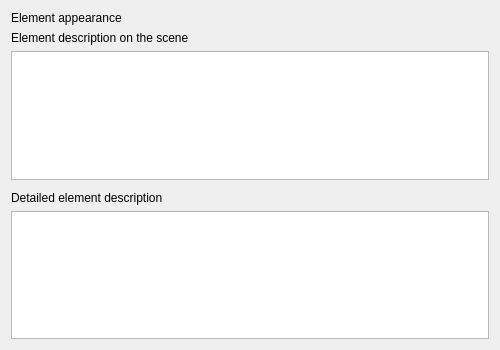
<?xml version="1.0" encoding="UTF-8"?>
<ui version="4.0">
 <class>CreateCmdlineBasedWorkerWizardElementAppearancePage</class>
 <widget class="QWizardPage" name="CreateCmdlineBasedWorkerWizardElementAppearancePage">
  <property name="geometry">
   <rect>
    <x>0</x>
    <y>0</y>
    <width>500</width>
    <height>350</height>
   </rect>
  </property>
  <property name="windowTitle">
   <string>WizardPage</string>
  </property>
  <layout class="QVBoxLayout" name="verticalLayout">
   <item>
    <widget class="QLabel" name="lblTitle">
     <property name="text">
      <string>Element appearance</string>
     </property>
    </widget>
   </item>
   <item>
    <widget class="QWidget" name="descriptionContainer" native="true">
     <layout class="QVBoxLayout" name="verticalLayout_3">
      <property name="leftMargin">
       <number>0</number>
      </property>
      <property name="topMargin">
       <number>0</number>
      </property>
      <property name="rightMargin">
       <number>0</number>
      </property>
      <property name="bottomMargin">
       <number>0</number>
      </property>
      <item>
       <widget class="QLabel" name="lblDescription">
        <property name="text">
         <string>Element description on the scene</string>
        </property>
       </widget>
      </item>
      <item>
       <widget class="QTextEdit" name="teDescription">
        <property name="sizeAdjustPolicy">
         <enum>QAbstractScrollArea::AdjustToContentsOnFirstShow</enum>
        </property>
        <property name="acceptRichText">
         <bool>true</bool>
        </property>
       </widget>
      </item>
     </layout>
    </widget>
   </item>
   <item>
    <spacer name="verticalSpacer">
     <property name="orientation">
      <enum>Qt::Vertical</enum>
     </property>
     <property name="sizeType">
      <enum>QSizePolicy::Fixed</enum>
     </property>
     <property name="sizeHint" stdset="0">
      <size>
       <width>20</width>
       <height>5</height>
      </size>
     </property>
    </spacer>
   </item>
   <item>
    <widget class="QWidget" name="prompterContainer" native="true">
     <layout class="QVBoxLayout" name="verticalLayout_2">
      <property name="leftMargin">
       <number>0</number>
      </property>
      <property name="topMargin">
       <number>0</number>
      </property>
      <property name="rightMargin">
       <number>0</number>
      </property>
      <property name="bottomMargin">
       <number>0</number>
      </property>
      <item>
       <widget class="QLabel" name="lblPrompter">
        <property name="text">
         <string>Detailed element description</string>
        </property>
       </widget>
      </item>
      <item>
       <widget class="QTextEdit" name="tePrompter">
        <property name="sizeAdjustPolicy">
         <enum>QAbstractScrollArea::AdjustToContentsOnFirstShow</enum>
        </property>
        <property name="html">
         <string>&lt;!DOCTYPE HTML PUBLIC &quot;-//W3C//DTD HTML 4.0//EN&quot; &quot;http://www.w3.org/TR/REC-html40/strict.dtd&quot;&gt;
&lt;html&gt;&lt;head&gt;&lt;meta name=&quot;qrichtext&quot; content=&quot;1&quot; /&gt;&lt;style type=&quot;text/css&quot;&gt;
p, li { white-space: pre-wrap; }
&lt;/style&gt;&lt;/head&gt;&lt;body style=&quot; font-family:'MS Shell Dlg 2'; font-size:8.25pt; font-weight:400; font-style:normal;&quot;&gt;
&lt;p style=&quot;-qt-paragraph-type:empty; margin-top:12px; margin-bottom:12px; margin-left:0px; margin-right:0px; -qt-block-indent:0; text-indent:0px;&quot;&gt;&lt;br /&gt;&lt;/p&gt;&lt;/body&gt;&lt;/html&gt;</string>
        </property>
       </widget>
      </item>
     </layout>
    </widget>
   </item>
  </layout>
 </widget>
 <resources/>
 <connections/>
</ui>
